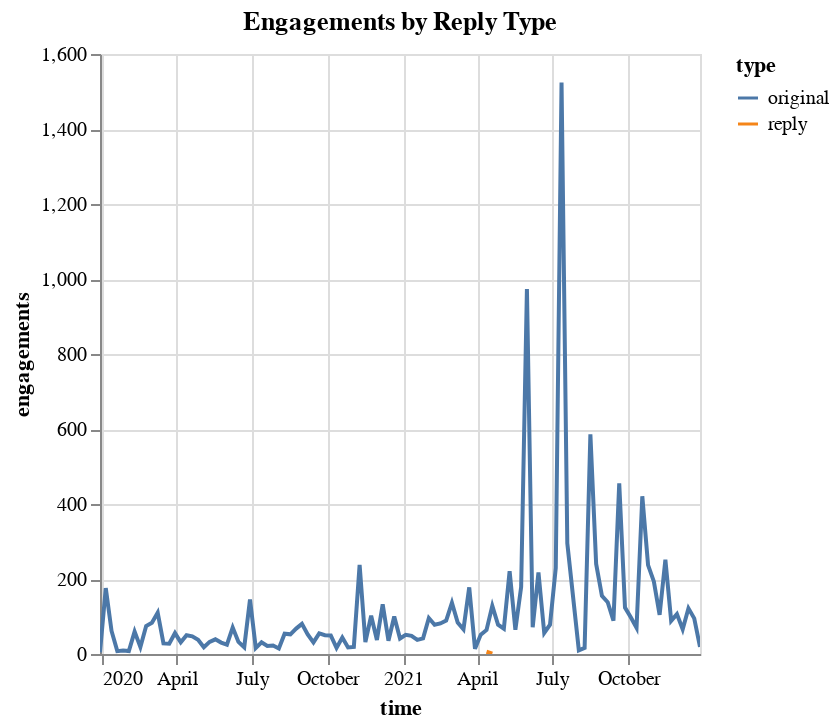

Source (notebook cell):
### Code cell
(twit
 .select(pl.col('time').str.to_datetime('%Y-%m-%d %H:%M:%S%z'), 'engagements', reply=tweet_col.str.starts_with('@'))
 .pivot(index='time', on='reply', values='engagements', aggregate_function='sum')
 .set_sorted('time').group_by_dynamic('time', every='1w')
 .agg(pl.col('true', 'false').mean())
 .rename({'false': 'original', 'true': 'reply'})
 .unpivot(index='time', on=['original', 'reply'], variable_name='type', value_name='engagements')
 .plot.line(x='time', y='engagements', color='type')
 .properties(title='Engagements by Reply Type')
)

### Figure 1 — Vega-Lite specification as saved in the notebook (floating-point values rounded to 4 significant figures; data arrays with more than 128 entries replaced by an {"elided": "..."} marker saying what was removed)
{"config": {"view": {"continuousWidth": 300, "continuousHeight": 300}}, "data": {"name": "data-39c49bb2d13193322c260285eb7ab83b"}, "mark": {"type": "line", "tooltip": true}, "encoding": {"color": {"field": "type", "type": "nominal"}, "x": {"field": "time", "type": "temporal"}, "y": {"field": "engagements", "type": "quantitative"}}, "params": [{"name": "param_8", "select": {"type": "interval", "encodings": ["x", "y"]}, "bind": "scales"}], "title": "Engagements by Reply Type", "$schema": "https://vega.github.io/schema/vega-lite/v5.20.1.json", "datasets": {"data-39c49bb2d13193322c260285eb7ab83b": {"elided": "208 records"}}}
